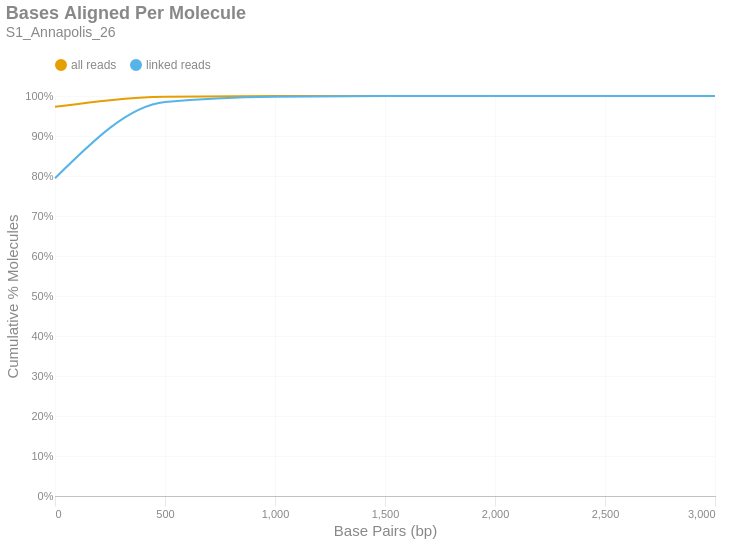

The code cell stored with this chart in its notebook:
### Markdown cell above
### Bases Aligned Per Molecule
This is a cumulative frequency distribution showing the number of base pairs aligned per unique molecule. These data are shown in 500 bp bins. There are two distributions: one with `all reads` (yellow) and another with only `linked reads` (blue). The percent of molecules in the `linked reads` distribution is relative to the total number of linked molecules.

### Code cell
if SKIPLR:
    print_html(f"Skipped")
else:
    binned_df = consolidated_hist(valids['aligned_bp'], mask, 500, True)
    with SafeRender(binned_df):
        (
            density_plot(binned_df, 'Bases Aligned Per Molecule', samplename, 'basesper')
            .encode(
                x=alt.X('bin:Q', title="Base Pairs (bp)").axis(tickMinStep=500).scale(padding=0),
                y=alt.Y('value:Q', title='Cumulative % Molecules')
                    .axis(format='%')
                    .scale(domain = [0,1])
                    .stack(False),
                color=alt.Color("key:N").scale(domain = ["all reads", "linked reads"]),
                tooltip = [
                    alt.Tooltip("key:N", title = "Data Type"),
                    alt.Tooltip("range_label:N", title="Bases Aligned Per Molecule"),
                    alt.Tooltip("value:Q", format = ".2%", title="% Molecules (Cum.)")
                ]
            )
        ).display()

### Figure 1 — Vega-Lite specification as saved in the notebook (floating-point values rounded to 4 significant figures)
{"width": "container", "height": 400, "config": {"title": {"anchor": "start", "dy": -15, "fontSize": 18, "color": "#888888", "subtitleColor": "#888888", "subtitleFontSize": 14}, "arc": {"fill": "#0072B2"}, "axis": {"domainColor": "#888888", "domainWidth": 0.5, "gridWidth": 0.2, "grid": false, "titleFontWeight": 400, "titleFontSize": 15, "labelFontSize": 11, "labelColor": "#888888", "tickColor": "#888888", "tickWidth": 0.2, "titleColor": "#888888"}, "axisBand": {"grid": false}, "axisX": {"grid": true, "tickSize": 10, "domainCap": "round"}, "axisY": {"domain": false, "grid": true, "tickSize": 0, "domainCap": "round"}, "background": "transparent", "header": {"labelFontSize": 15, "labelColor": "#888888", "titleFontSize": 15, "titleFontWeight": 600, "titleColor": "#888888"}, "legend": {"labelFont": "sans-serif", "labelFontSize": 12, "labelColor": "#888888", "symbolSize": 100, "symbolType": "circle", "titleFontSize": 12, "titlePadding": 10, "titleColor": "#888888", "title": null, "orient": "top"}, "range": {"category": ["#E69F00", "#56B4E9", "#009E73", "#F0E442", "#0072B2", "#D55E00", "#CC79A7", "#000000"], "diverging": ["#cfe8f3", "#a2d4ec", "#73bfe2", "#46abdb", "#1696d2", "#12719e"]}, "area": {"fill": "#0072B2", "fillOpacity": 0.7, "line": true, "strokeOpacity": 0.7}, "line": {"color": "#0072B2", "stroke": "#0072B2", "strokeWidth": 2}, "trail": {"color": "#0072B2", "stroke": "#0072B2", "strokeWidth": 0, "size": 1}, "point": {"filled": true, "fillOpacity": 1.0, "size": 95}, "text": {"color": "#888888", "fontSize": 11, "align": "right", "fontWeight": 400, "size": 11}, "bar": {"fill": "#0072B2", "stroke": null}, "view": {"stroke": null, "continuousWidth": 660, "continuousHeight": 400}}, "data": {"name": "data-6b8d4ed1530bf74b6691c53ef166f64f"}, "mark": {"type": "line", "interpolate": "monotone", "point": {"opacity": 0, "size": 275}}, "encoding": {"color": {"field": "key", "scale": {"domain": ["all reads", "linked reads"]}, "type": "nominal"}, "tooltip": [{"field": "key", "title": "Data Type", "type": "nominal"}, {"field": "range_label", "title": "Bases Aligned Per Molecule", "type": "nominal"}, {"field": "value", "format": ".2%", "title": "% Molecules (Cum.)", "type": "quantitative"}], "x": {"axis": {"tickMinStep": 500}, "field": "bin", "scale": {"padding": 0}, "title": "Base Pairs (bp)", "type": "quantitative"}, "y": {"axis": {"format": "%"}, "field": "value", "scale": {"domain": [0, 1]}, "stack": false, "title": "Cumulative % Molecules", "type": "quantitative"}}, "params": [{"name": "param_c36ac31b6afebe62", "select": {"type": "point", "fields": ["key"]}, "bind": "legend"}], "title": {"text": "Bases Aligned Per Molecule", "subtitle": "S1_Annapolis_26"}, "transform": [{"fold": ["all reads (cumsum)", "linked reads (cumsum)"]}, {"calculate": "replace(datum.key, ' (cumsum)', '')", "as": "key"}, {"filter": {"param": "param_c36ac31b6afebe62"}}], "usermeta": {"embedOptions": {"downloadFileName": "S1_Annapolis_26.basesper"}}, "$schema": "https://vega.github.io/schema/vega-lite/v6.1.0.json", "datasets": {"data-6b8d4ed1530bf74b6691c53ef166f64f": [{"bin": "0.0", "interval": "0.0-500.0", "all reads": 0.9732, "linked reads": 0.7943, "all reads (cumsum)": 0.9732, "linked reads (cumsum)": 0.7943, "range_label": "0-499"}, {"bin": "500.0", "interval": "500.0-1000.0", "all reads": 0.02489, "linked reads": 0.1906, "all reads (cumsum)": 0.9981, "linked reads (cumsum)": 0.9849, "range_label": "500-999"}, {"bin": "1000.0", "interval": "1000.0-1500.0", "all reads": 0.001723, "linked reads": 0.01338, "all reads (cumsum)": 0.9998, "linked reads (cumsum)": 0.9983, "range_label": "1000-1499"}, {"bin": "1500.0", "interval": "1500.0-2000.0", "all reads": 0.000188, "linked reads": 0.001467, "all reads (cumsum)": 1.0, "linked reads (cumsum)": 0.9997, "range_label": "1500-1999"}, {"bin": "2000.0", "interval": "2000.0-2500.0", "all reads": 2.834e-05, "linked reads": 0.0002212, "all reads (cumsum)": 1.0, "linked reads (cumsum)": 0.9999, "range_label": "2000-2499"}, {"bin": "2500.0", "interval": "2500.0-3000.0", "all reads": 5.46e-06, "linked reads": 4.261e-05, "all reads (cumsum)": 1.0, "linked reads (cumsum)": 1.0, "range_label": "2500-2999"}, {"bin": "3000.0", "interval": "3000.0-3500.0", "all reads": 1.04e-06, "linked reads": 8.116e-06, "all reads (cumsum)": 1.0, "linked reads (cumsum)": 1.0, "range_label": "3000-3499"}]}}
